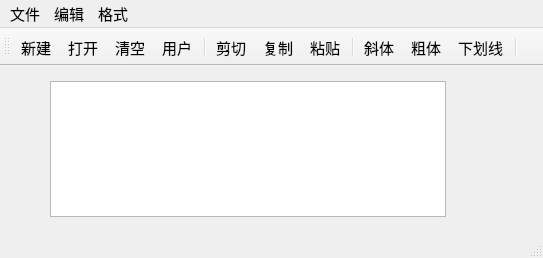
<?xml version="1.0" encoding="UTF-8"?>
<ui version="4.0">
 <class>QWMainWind</class>
 <widget class="QMainWindow" name="QWMainWind">
  <property name="geometry">
   <rect>
    <x>0</x>
    <y>0</y>
    <width>543</width>
    <height>258</height>
   </rect>
  </property>
  <property name="font">
   <font>
    <pointsize>11</pointsize>
   </font>
  </property>
  <property name="windowTitle">
   <string>QWMainWind</string>
  </property>
  <widget class="QWidget" name="centralWidget">
   <widget class="QTextEdit" name="txtEdit">
    <property name="geometry">
     <rect>
      <x>50</x>
      <y>15</y>
      <width>396</width>
      <height>136</height>
     </rect>
    </property>
    <property name="font">
     <font>
      <pointsize>16</pointsize>
     </font>
    </property>
   </widget>
  </widget>
  <widget class="QMenuBar" name="menuBar">
   <property name="geometry">
    <rect>
     <x>0</x>
     <y>0</y>
     <width>543</width>
     <height>25</height>
    </rect>
   </property>
   <widget class="QMenu" name="menu">
    <property name="title">
     <string>文件</string>
    </property>
    <addaction name="actNew"/>
    <addaction name="actOpen"/>
    <addaction name="actName"/>
    <addaction name="separator"/>
    <addaction name="actClose"/>
   </widget>
   <widget class="QMenu" name="menu_2">
    <property name="title">
     <string>编辑</string>
    </property>
    <addaction name="actCut"/>
    <addaction name="actCopy"/>
    <addaction name="actPaste"/>
    <addaction name="separator"/>
    <addaction name="actClear"/>
   </widget>
   <widget class="QMenu" name="menu_3">
    <property name="title">
     <string>格式</string>
    </property>
    <addaction name="actFontBold"/>
    <addaction name="actFontItalic"/>
    <addaction name="actFontUnder"/>
    <addaction name="separator"/>
    <addaction name="actToolbarLab"/>
   </widget>
   <addaction name="menu"/>
   <addaction name="menu_2"/>
   <addaction name="menu_3"/>
  </widget>
  <widget class="QToolBar" name="mainToolBar">
   <property name="toolButtonStyle">
    <enum>Qt::ToolButtonStyle::ToolButtonTextUnderIcon</enum>
   </property>
   <attribute name="toolBarArea">
    <enum>TopToolBarArea</enum>
   </attribute>
   <attribute name="toolBarBreak">
    <bool>false</bool>
   </attribute>
   <addaction name="actNew"/>
   <addaction name="actOpen"/>
   <addaction name="actClear"/>
   <addaction name="actName"/>
   <addaction name="separator"/>
   <addaction name="actCut"/>
   <addaction name="actCopy"/>
   <addaction name="actPaste"/>
   <addaction name="separator"/>
   <addaction name="actFontItalic"/>
   <addaction name="actFontBold"/>
   <addaction name="actFontUnder"/>
   <addaction name="separator"/>
  </widget>
  <widget class="QStatusBar" name="statusBar"/>
  <action name="actCut">
   <property name="icon">
    <iconset resource="res.qrc">
     <normaloff>:/images/images/cut.bmp</normaloff>:/images/images/cut.bmp</iconset>
   </property>
   <property name="text">
    <string>剪切</string>
   </property>
   <property name="toolTip">
    <string>剪切</string>
   </property>
   <property name="shortcut">
    <string>Ctrl+X</string>
   </property>
  </action>
  <action name="actCopy">
   <property name="icon">
    <iconset resource="res.qrc">
     <normaloff>:/images/images/120.bmp</normaloff>:/images/images/120.bmp</iconset>
   </property>
   <property name="text">
    <string>复制</string>
   </property>
   <property name="toolTip">
    <string>复制</string>
   </property>
   <property name="shortcut">
    <string>Ctrl+C</string>
   </property>
  </action>
  <action name="actPaste">
   <property name="icon">
    <iconset resource="res.qrc">
     <normaloff>:/images/images/paste.bmp</normaloff>:/images/images/paste.bmp</iconset>
   </property>
   <property name="text">
    <string>粘贴</string>
   </property>
   <property name="toolTip">
    <string>粘贴</string>
   </property>
   <property name="shortcut">
    <string>Ctrl+V</string>
   </property>
  </action>
  <action name="actFontBold">
   <property name="checkable">
    <bool>true</bool>
   </property>
   <property name="icon">
    <iconset resource="res.qrc">
     <normaloff>:/images/images/BLD.BMP</normaloff>:/images/images/BLD.BMP</iconset>
   </property>
   <property name="text">
    <string>粗体</string>
   </property>
   <property name="toolTip">
    <string>粗体</string>
   </property>
  </action>
  <action name="actFontItalic">
   <property name="checkable">
    <bool>true</bool>
   </property>
   <property name="icon">
    <iconset resource="res.qrc">
     <normaloff>:/images/images/ITL.BMP</normaloff>:/images/images/ITL.BMP</iconset>
   </property>
   <property name="text">
    <string>斜体</string>
   </property>
   <property name="toolTip">
    <string>斜体</string>
   </property>
  </action>
  <action name="actFontUnder">
   <property name="checkable">
    <bool>true</bool>
   </property>
   <property name="icon">
    <iconset resource="res.qrc">
     <normaloff>:/images/images/WORDUNDR.BMP</normaloff>:/images/images/WORDUNDR.BMP</iconset>
   </property>
   <property name="text">
    <string>下划线</string>
   </property>
   <property name="toolTip">
    <string>下划线</string>
   </property>
  </action>
  <action name="actClose">
   <property name="icon">
    <iconset resource="res.qrc">
     <normaloff>:/images/images/exit.bmp</normaloff>:/images/images/exit.bmp</iconset>
   </property>
   <property name="text">
    <string>退出</string>
   </property>
   <property name="toolTip">
    <string>退出</string>
   </property>
  </action>
  <action name="actOpen">
   <property name="icon">
    <iconset resource="res.qrc">
     <normaloff>:/images/images/open3.bmp</normaloff>:/images/images/open3.bmp</iconset>
   </property>
   <property name="text">
    <string>打开...</string>
   </property>
   <property name="toolTip">
    <string>打开文件</string>
   </property>
   <property name="shortcut">
    <string>Ctrl+O</string>
   </property>
  </action>
  <action name="actClear">
   <property name="icon">
    <iconset resource="res.qrc">
     <normaloff>:/images/images/103.bmp</normaloff>:/images/images/103.bmp</iconset>
   </property>
   <property name="text">
    <string>清空</string>
   </property>
   <property name="toolTip">
    <string>清空内容</string>
   </property>
  </action>
  <action name="actFont">
   <property name="icon">
    <iconset resource="res.qrc">
     <normaloff>:/images/images/20.ico</normaloff>:/images/images/20.ico</iconset>
   </property>
   <property name="text">
    <string>字体...</string>
   </property>
   <property name="toolTip">
    <string>字体设置</string>
   </property>
  </action>
  <action name="actNew">
   <property name="icon">
    <iconset resource="res.qrc">
     <normaloff>:/images/images/new2.bmp</normaloff>:/images/images/new2.bmp</iconset>
   </property>
   <property name="text">
    <string>新建</string>
   </property>
   <property name="shortcut">
    <string>Ctrl+N</string>
   </property>
  </action>
  <action name="actToolbarLab">
   <property name="checkable">
    <bool>true</bool>
   </property>
   <property name="checked">
    <bool>true</bool>
   </property>
   <property name="text">
    <string>显示工具栏文字标签</string>
   </property>
   <property name="menuRole">
    <enum>QAction::MenuRole::TextHeuristicRole</enum>
   </property>
  </action>
  <action name="actName">
   <property name="icon">
    <iconset resource="res.qrc">
     <normaloff>:/images/images/creative-commons-by-line.png</normaloff>:/images/images/creative-commons-by-line.png</iconset>
   </property>
   <property name="text">
    <string>用户</string>
   </property>
   <property name="toolTip">
    <string>用户信息</string>
   </property>
   <property name="menuRole">
    <enum>QAction::MenuRole::NoRole</enum>
   </property>
  </action>
 </widget>
 <layoutdefault spacing="6" margin="11"/>
 <resources>
  <include location="res.qrc"/>
 </resources>
 <connections>
  <connection>
   <sender>actClose</sender>
   <signal>triggered()</signal>
   <receiver>QWMainWind</receiver>
   <slot>close()</slot>
   <hints>
    <hint type="sourcelabel">
     <x>-1</x>
     <y>-1</y>
    </hint>
    <hint type="destinationlabel">
     <x>422</x>
     <y>254</y>
    </hint>
   </hints>
  </connection>
  <connection>
   <sender>actClear</sender>
   <signal>triggered()</signal>
   <receiver>txtEdit</receiver>
   <slot>clear()</slot>
   <hints>
    <hint type="sourcelabel">
     <x>-1</x>
     <y>-1</y>
    </hint>
    <hint type="destinationlabel">
     <x>260</x>
     <y>256</y>
    </hint>
   </hints>
  </connection>
  <connection>
   <sender>actCut</sender>
   <signal>triggered()</signal>
   <receiver>txtEdit</receiver>
   <slot>cut()</slot>
   <hints>
    <hint type="sourcelabel">
     <x>-1</x>
     <y>-1</y>
    </hint>
    <hint type="destinationlabel">
     <x>260</x>
     <y>256</y>
    </hint>
   </hints>
  </connection>
  <connection>
   <sender>actCopy</sender>
   <signal>triggered()</signal>
   <receiver>txtEdit</receiver>
   <slot>copy()</slot>
   <hints>
    <hint type="sourcelabel">
     <x>-1</x>
     <y>-1</y>
    </hint>
    <hint type="destinationlabel">
     <x>260</x>
     <y>256</y>
    </hint>
   </hints>
  </connection>
  <connection>
   <sender>actPaste</sender>
   <signal>triggered()</signal>
   <receiver>txtEdit</receiver>
   <slot>paste()</slot>
   <hints>
    <hint type="sourcelabel">
     <x>-1</x>
     <y>-1</y>
    </hint>
    <hint type="destinationlabel">
     <x>260</x>
     <y>256</y>
    </hint>
   </hints>
  </connection>
 </connections>
</ui>
